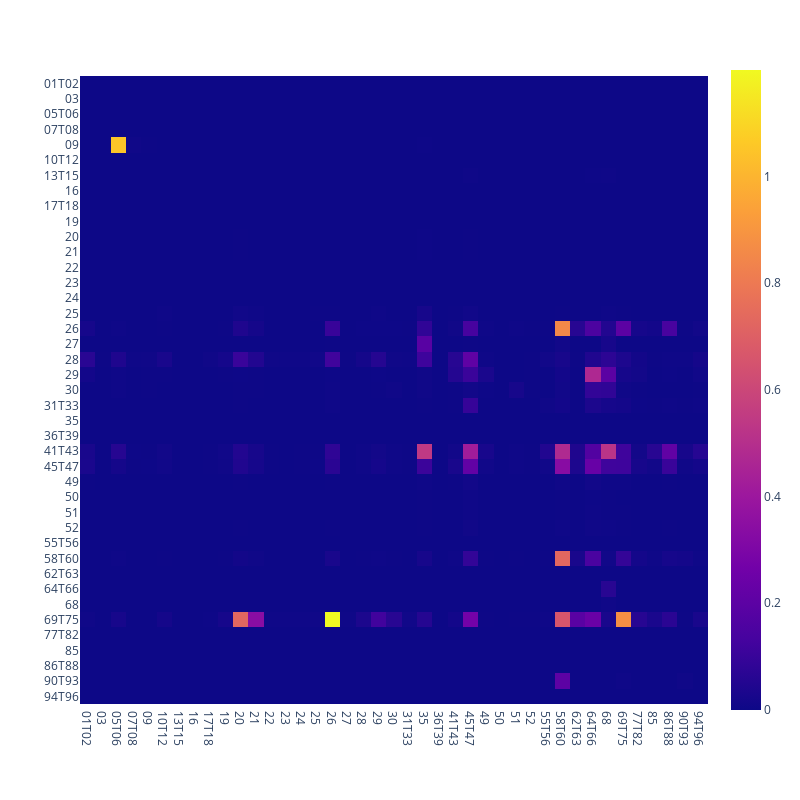

Source (notebook cell):
### Code cell
# sum over years and display
oecd_agg = pd.DataFrame(oecd_recipe.sum(axis = 0))
oecd_agg.columns = list(oecd_bea.keys())
oecd_agg.index = list(oecd_bea.keys())   
px.imshow(oecd_agg, width=800, height=800)

### Figure 1 — Plotly figure (JSON) as saved in the notebook; plotly's stock layout.template omitted (floating-point values rounded to 4 significant figures; data arrays with more than 128 entries replaced by an {"elided": "..."} marker saying what was removed)
{"data": [{"coloraxis": "coloraxis", "hovertemplate": "x: %{x}<br>y: %{y}<br>color: %{z}<extra></extra>", "name": "0", "type": "heatmap", "x": ["01T02", "03", "05T06", "07T08", "09", "10T12", "13T15", "16", "17T18", "19", "20", "21", "22", "23", "24", "25", "26", "27", "28", "29", "30", "31T33", "35", "36T39", "41T43", "45T47", "49", "50", "51", "52", "55T56", "58T60", "62T63", "64T66", "68", "69T75", "77T82", "85", "86T88", "90T93", "94T96"], "xaxis": "x", "y": ["01T02", "03", "05T06", "07T08", "09", "10T12", "13T15", "16", "17T18", "19", "20", "21", "22", "23", "24", "25", "26", "27", "28", "29", "30", "31T33", "35", "36T39", "41T43", "45T47", "49", "50", "51", "52", "55T56", "58T60", "62T63", "64T66", "68", "69T75", "77T82", "85", "86T88", "90T93", "94T96"], "yaxis": "y", "z": {"elided": "41x41 float values"}}], "layout": {"coloraxis": {"colorscale": [[0, "#0d0887"], [0.1111, "#46039f"], [0.2222, "#7201a8"], [0.3333, "#9c179e"], [0.4444, "#bd3786"], [0.5556, "#d8576b"], [0.6667, "#ed7953"], [0.7778, "#fb9f3a"], [0.8889, "#fdca26"], [1, "#f0f921"]]}, "height": 800, "margin": {"t": 60}, "width": 800, "xaxis": {"anchor": "y", "constrain": "domain", "domain": [0, 1], "scaleanchor": "y"}, "yaxis": {"anchor": "x", "autorange": "reversed", "constrain": "domain", "domain": [0, 1]}}}
